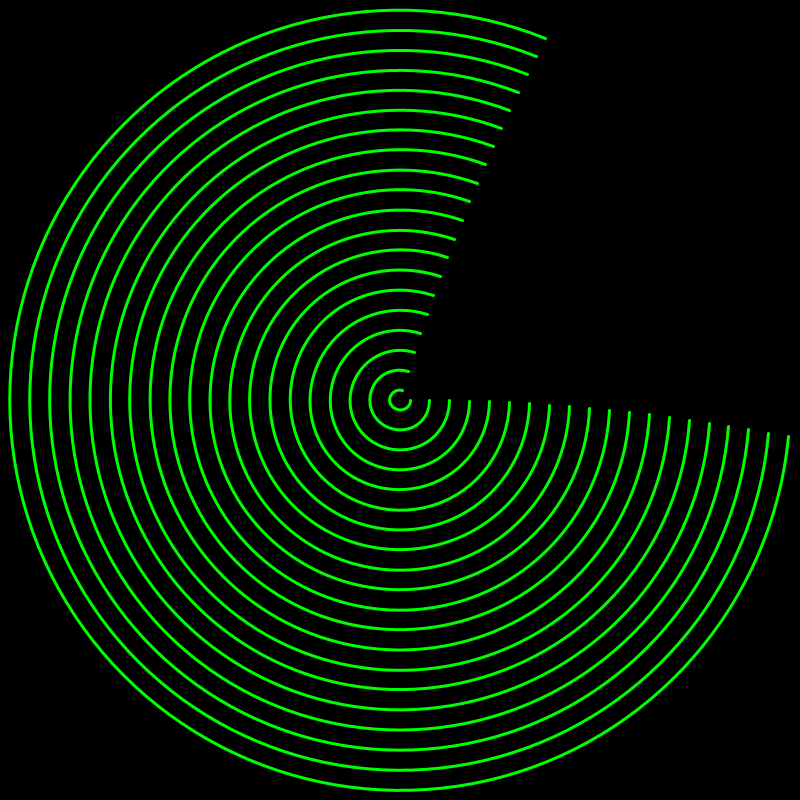
Frame 1 (no input)
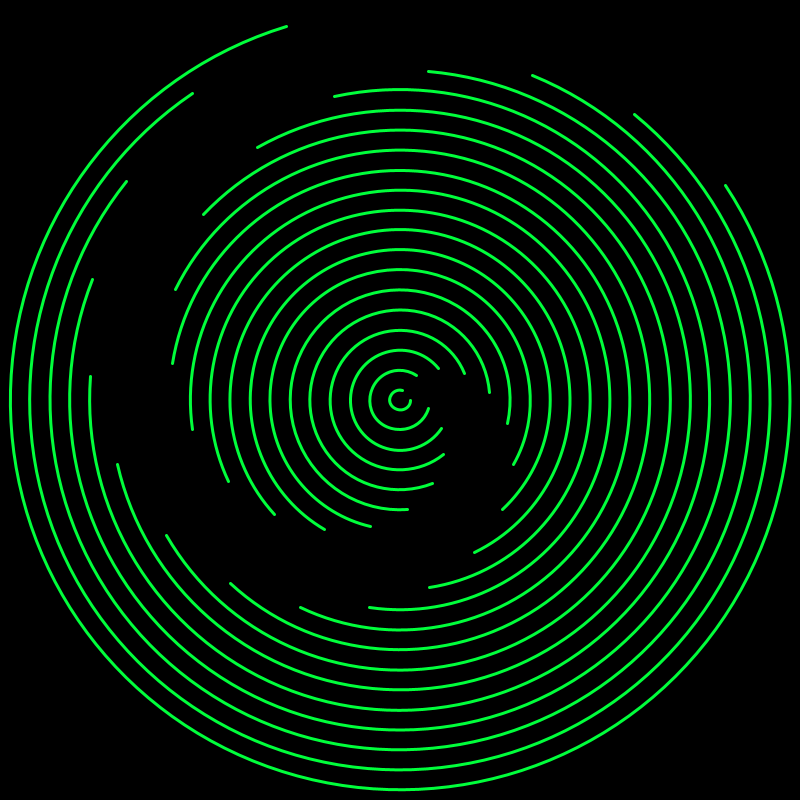
Frame 60 (the mouse pressed at the canvas centre just before this capture)
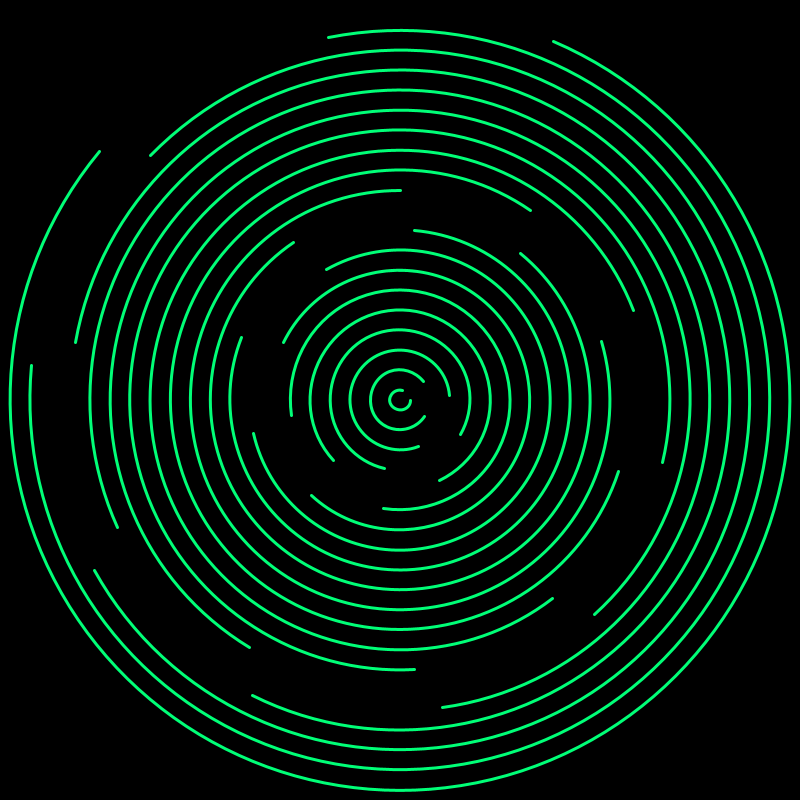
Frame 120 (the mouse held since frame 60 and released just before this capture)

The Processing sketch that drew these frames (run headless with seeded random() and noise(); from frame 60 on, the mouse is pressed at the canvas centre):

// Processing sketch: Spinning_Arcs
// ── Spinning_Arcs.pde
Arco[] arco;
PVector cor = new PVector(0, 255, 0);

void setup()
{
  size(800, 800);
  translate(width/2, height/2);
  
  arco = new Arco[40];
  
  for(int i=0; i<40; i++)
  {
    arco[i] = new Arco(10+i*20, 0, PI/3);
  }
}

void draw()
{
  background(0);
  translate(width/2, height/2);
  
  for(int i=0; i<20; i++)
  {
    arco[i].update(i);
    arco[i].draw();
  }
  
  AtualizarCor();
}

void AtualizarCor()
{
  if(cor.x > 0 && cor.y == 255)
  {
    cor.x--;
  }
  else if(cor.z < 255 && cor.y == 255)
  {
    cor.z++;
  }
  else if(cor.y > 0 && cor.z == 255)
  {
    cor.y--;
  }
  else if(cor.x < 255 && cor.z == 255)
  {
    cor.x++;
  }
  else if(cor.z > 0 && cor.x == 255)
  {
    cor.z--;
  }
  else if(cor.y < 255 && cor.x == 255)
  {
    cor.y++;
  }
}
// ── Arco.pde
class Arco
{
  int diametro;
  float anguloInicial, anguloAbertura;
  
  Arco(int raio, float anguloInicial, float anguloAbertura)
  {
    this.diametro = raio*2;
    this.anguloInicial = anguloInicial;
    this.anguloAbertura = anguloAbertura;
  }
  
  void update(int index)
  {
    this.anguloInicial += index*0.005;
  }
  
  void draw()
  {
    stroke(cor.x, cor.y, cor.z);
    strokeWeight(3);
    noFill();
    
    arc(0, 0, this.diametro, this.diametro, this.anguloInicial, this.anguloInicial+5);
  }
}
